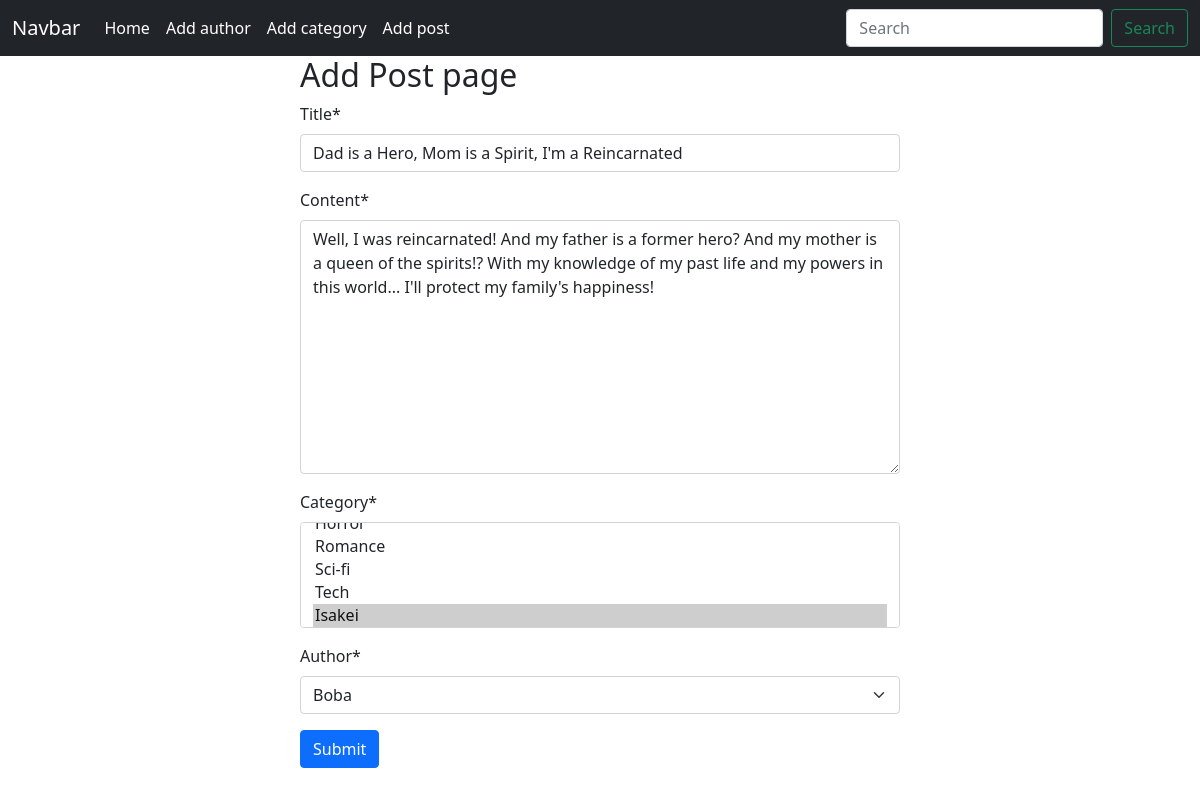
Screenshot of /post/edit/1 with the database file from the repository.
### post/models.py (models this page shows, shortened)
class Post(models.Model):
    title = models.CharField(max_length=50)
    content = models.TextField()
    category = models.ManyToManyField(Category)
    author = models.ForeignKey(Author, on_delete=models.CASCADE)

### post/views.py (the view)
# urls.py: path('edit/<int:id>', views.edit_post, name='edit_post'),
def edit_post(request, id):
    post = models.Post.objects.get(pk=id)
    postForm = forms.PostFrom(instance=post)
    if request.method == 'POST':  # user post request koreche
        postForm = forms.PostFrom(request.POST, instance=post)
        if postForm .is_valid():  # post kora data gula amra valid kina check kortechi
            postForm .save()  # jodi data valid hoy taile database e save korbo
            return redirect('homepage')
    return render(request, 'addPost.html', {'form': postForm})

### post/forms.py
class PostFrom(forms.ModelForm):
    class Meta:
        model = Post
        fields = '__all__'

### author/models.py (called while the page is built)
    def __str__(self):
        return self.name

### catagories/models.py (called while the page is built)
    def __str__(self):
        return self.name

### post/templates/addPost.html
{% extends 'base.html' %} {% load crispy_forms_tags %} {% block content %}
<form style="width: 50%; margin: auto" method="post">
  <h2>Add Post page</h2>
  {% csrf_token %} {{form | crispy}}
  <button class="btn btn-primary">Submit</button>
</form>
{% endblock %}

### rows the page displays
Post: title "Dad is a Hero, Mom is a Spirit, I'm a Reincarnated", content "Well, I was reincarnated! And my father is a former hero? And my mother is a queen of the spirits!? With my knowledge of my past life and my powers in this world... I'll protect my family's happiness!", author "Boba"
